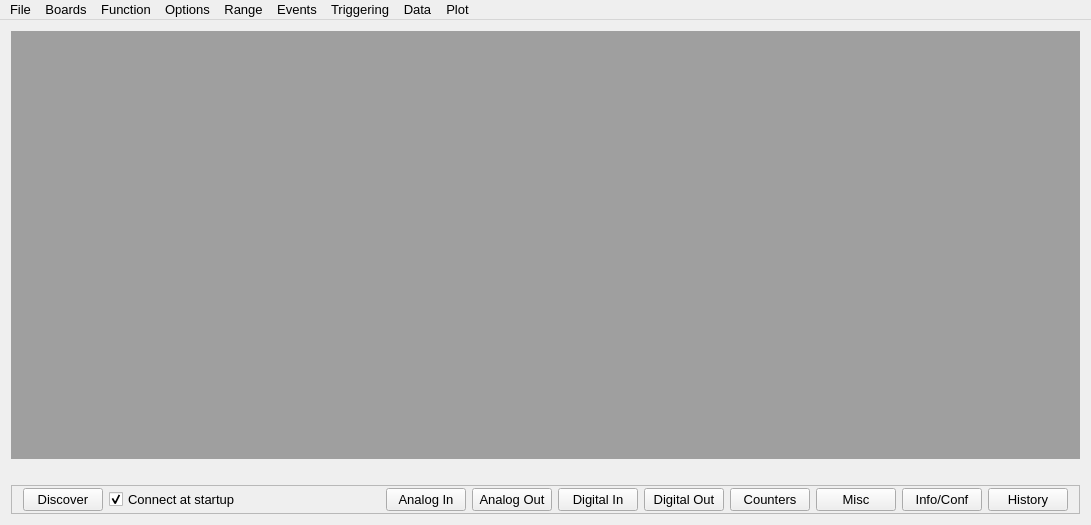
<?xml version="1.0" encoding="UTF-8"?>
<ui version="4.0">
 <class>MainWindow</class>
 <widget class="QMainWindow" name="MainWindow">
  <property name="geometry">
   <rect>
    <x>0</x>
    <y>0</y>
    <width>1091</width>
    <height>525</height>
   </rect>
  </property>
  <property name="font">
   <font>
    <pointsize>10</pointsize>
   </font>
  </property>
  <property name="windowTitle">
   <string>Universal Test for Linux</string>
  </property>
  <widget class="QWidget" name="centralWidget">
   <layout class="QVBoxLayout" name="verticalLayout">
    <item>
     <widget class="QMdiArea" name="mdiArea"/>
    </item>
    <item>
     <widget class="QLabel" name="lblAppStatus">
      <property name="font">
       <font>
        <pointsize>9</pointsize>
       </font>
      </property>
      <property name="text">
       <string/>
      </property>
      <property name="wordWrap">
       <bool>true</bool>
      </property>
     </widget>
    </item>
    <item alignment="Qt::AlignBottom">
     <widget class="QFrame" name="frame">
      <property name="frameShape">
       <enum>QFrame::StyledPanel</enum>
      </property>
      <property name="frameShadow">
       <enum>QFrame::Raised</enum>
      </property>
      <layout class="QHBoxLayout" name="horizontalLayout">
       <property name="topMargin">
        <number>2</number>
       </property>
       <property name="bottomMargin">
        <number>2</number>
       </property>
       <item>
        <widget class="QPushButton" name="cmdDiscover">
         <property name="text">
          <string>Discover</string>
         </property>
        </widget>
       </item>
       <item>
        <widget class="QCheckBox" name="chkAutoDetect">
         <property name="text">
          <string>Connect at startup</string>
         </property>
         <property name="checked">
          <bool>true</bool>
         </property>
        </widget>
       </item>
       <item>
        <spacer name="horizontalSpacer">
         <property name="orientation">
          <enum>Qt::Horizontal</enum>
         </property>
         <property name="sizeHint" stdset="0">
          <size>
           <width>40</width>
           <height>20</height>
          </size>
         </property>
        </spacer>
       </item>
       <item>
        <widget class="QPushButton" name="cmdAIn">
         <property name="text">
          <string>Analog In</string>
         </property>
        </widget>
       </item>
       <item>
        <widget class="QPushButton" name="cmdAOut">
         <property name="text">
          <string>Analog Out</string>
         </property>
        </widget>
       </item>
       <item>
        <widget class="QPushButton" name="cmdDIn">
         <property name="text">
          <string>Digital In</string>
         </property>
        </widget>
       </item>
       <item>
        <widget class="QPushButton" name="cmdDOut">
         <property name="text">
          <string>Digital Out</string>
         </property>
        </widget>
       </item>
       <item>
        <widget class="QPushButton" name="cmdCtr">
         <property name="text">
          <string>Counters</string>
         </property>
        </widget>
       </item>
       <item>
        <widget class="QPushButton" name="cmdMisc">
         <property name="text">
          <string>Misc</string>
         </property>
        </widget>
       </item>
       <item>
        <widget class="QPushButton" name="cmdConfig">
         <property name="text">
          <string>Info/Conf</string>
         </property>
        </widget>
       </item>
       <item>
        <widget class="QPushButton" name="cmdHistory">
         <property name="text">
          <string>History</string>
         </property>
        </widget>
       </item>
      </layout>
     </widget>
    </item>
   </layout>
  </widget>
  <widget class="QMenuBar" name="menuBar">
   <property name="geometry">
    <rect>
     <x>0</x>
     <y>0</y>
     <width>1091</width>
     <height>19</height>
    </rect>
   </property>
   <property name="nativeMenuBar">
    <bool>false</bool>
   </property>
   <widget class="QMenu" name="menuFile">
    <property name="title">
     <string>File</string>
    </property>
    <addaction name="separator"/>
    <addaction name="actionTmrLoop"/>
   </widget>
   <widget class="QMenu" name="menuRange">
    <property name="title">
     <string>Range</string>
    </property>
    <addaction name="actionBIP20VOLTS"/>
    <addaction name="actionBIP10VOLTS"/>
    <addaction name="actionBIP5VOLTS"/>
    <addaction name="actionBIP4VOLTS"/>
    <addaction name="actionBIP2PT5VOLTS"/>
    <addaction name="actionBIP2VOLTS"/>
    <addaction name="actionBIP1PT25VOLTS"/>
    <addaction name="actionBIP1VOLTS"/>
    <addaction name="actionBIPPT078VOLTS"/>
    <addaction name="separator"/>
    <addaction name="actionUNI10VOLTS"/>
    <addaction name="actionUNI5VOLTS"/>
    <addaction name="separator"/>
    <addaction name="actionMA0TO20"/>
    <addaction name="separator"/>
    <addaction name="actionCelsius"/>
    <addaction name="actionFahrenheit"/>
    <addaction name="actionKelvin"/>
    <addaction name="actionVolts"/>
    <addaction name="actionNo_Scale"/>
    <addaction name="separator"/>
    <addaction name="actionLoad_Queue"/>
   </widget>
   <widget class="QMenu" name="menuBoards">
    <property name="title">
     <string>Boards</string>
    </property>
   </widget>
   <widget class="QMenu" name="menuOptions">
    <property name="title">
     <string>Options</string>
    </property>
    <addaction name="actionSO_DEFAULTIO"/>
    <addaction name="actionSO_SINGLEIO"/>
    <addaction name="actionSO_BLOCKIO"/>
    <addaction name="actionSO_BURSTIO"/>
    <addaction name="actionSO_CONTINUOUS"/>
    <addaction name="actionSO_EXTCLOCK"/>
    <addaction name="actionSO_EXTTRIGGER"/>
    <addaction name="actionSO_RETRIGGER"/>
    <addaction name="actionSO_BURSTMODE"/>
    <addaction name="actionSO_PACEROUT"/>
    <addaction name="separator"/>
    <addaction name="actionFF_DEFAULT"/>
    <addaction name="actionFF_NOSCALEDATA"/>
    <addaction name="actionFF_NOCALIBRATEDATA"/>
    <addaction name="actionFF_CTR64_BIT"/>
    <addaction name="actionFF_NOCLEAR"/>
    <addaction name="separator"/>
    <addaction name="actionAI_DIFFERENTIAL"/>
    <addaction name="actionAI_SINGLE_ENDED"/>
    <addaction name="actionAI_PSEUDO_DIFFERENTIAL"/>
   </widget>
   <widget class="QMenu" name="menuFunction">
    <property name="title">
     <string>Function</string>
    </property>
   </widget>
   <widget class="QMenu" name="menuPlot">
    <property name="title">
     <string>Plot</string>
    </property>
    <addaction name="actionVolts_vs_Time"/>
   </widget>
   <widget class="QMenu" name="menuTriggering">
    <property name="title">
     <string>Triggering</string>
    </property>
    <addaction name="actionTRIG_NONE"/>
    <addaction name="actionTRIG_POS_EDGE"/>
    <addaction name="actionTRIG_NEG_EDGE"/>
    <addaction name="actionTRIG_HIGH"/>
    <addaction name="actionTRIG_LOW"/>
    <addaction name="actionGATE_HIGH"/>
    <addaction name="actionGATE_LOW"/>
    <addaction name="actionTRIG_RISING"/>
    <addaction name="actionTRIG_FALLING"/>
    <addaction name="separator"/>
    <addaction name="actionTRIG_ABOVE"/>
    <addaction name="actionTRIG_BELOW"/>
    <addaction name="actionGATE_ABOVE"/>
    <addaction name="actionGATE_BELOW"/>
    <addaction name="actionGATE_IN_WINDOW"/>
    <addaction name="actionGATE_OUT_WINDOW"/>
    <addaction name="separator"/>
    <addaction name="actionTRIG_PATTERN_EQ"/>
    <addaction name="actionTRIG_PATTERN_NE"/>
    <addaction name="actionTRIG_PATTERN_ABOVE"/>
    <addaction name="actionTRIG_PATTERN_BELOW"/>
    <addaction name="separator"/>
    <addaction name="actionSet_Trigger"/>
   </widget>
   <widget class="QMenu" name="menuData_Generator">
    <property name="title">
     <string>Data</string>
    </property>
    <addaction name="actionConfigure_Data"/>
   </widget>
   <widget class="QMenu" name="menuEvents">
    <property name="title">
     <string>Events</string>
    </property>
    <addaction name="actionEventSetup"/>
   </widget>
   <addaction name="menuFile"/>
   <addaction name="menuBoards"/>
   <addaction name="menuFunction"/>
   <addaction name="menuOptions"/>
   <addaction name="menuRange"/>
   <addaction name="menuEvents"/>
   <addaction name="menuTriggering"/>
   <addaction name="menuData_Generator"/>
   <addaction name="menuPlot"/>
  </widget>
  <action name="actionTmrLoop">
   <property name="checkable">
    <bool>false</bool>
   </property>
   <property name="text">
    <string>Timer Loop</string>
   </property>
  </action>
  <action name="actionBIP10VOLTS">
   <property name="checkable">
    <bool>true</bool>
   </property>
   <property name="checked">
    <bool>true</bool>
   </property>
   <property name="text">
    <string>BIP10VOLTS</string>
   </property>
   <property name="shortcut">
    <string>F1</string>
   </property>
  </action>
  <action name="actionBIP5VOLTS">
   <property name="checkable">
    <bool>true</bool>
   </property>
   <property name="text">
    <string>BIP5VOLTS</string>
   </property>
   <property name="shortcut">
    <string>F2</string>
   </property>
  </action>
  <action name="actionSO_DEFAULTIO">
   <property name="checkable">
    <bool>true</bool>
   </property>
   <property name="checked">
    <bool>true</bool>
   </property>
   <property name="text">
    <string>SO_DEFAULTIO</string>
   </property>
   <property name="shortcut">
    <string>Ctrl+R</string>
   </property>
  </action>
  <action name="actionSO_SINGLEIO">
   <property name="checkable">
    <bool>true</bool>
   </property>
   <property name="text">
    <string>SO_SINGLEIO</string>
   </property>
   <property name="shortcut">
    <string>Ctrl+S</string>
   </property>
  </action>
  <action name="actionSO_BLOCKIO">
   <property name="checkable">
    <bool>true</bool>
   </property>
   <property name="text">
    <string>SO_BLOCKIO</string>
   </property>
   <property name="shortcut">
    <string>Ctrl+L</string>
   </property>
  </action>
  <action name="actionSO_BURSTIO">
   <property name="checkable">
    <bool>true</bool>
   </property>
   <property name="text">
    <string>SO_BURSTIO</string>
   </property>
   <property name="shortcut">
    <string>Ctrl+I</string>
   </property>
  </action>
  <action name="actionSO_CONTINUOUS">
   <property name="checkable">
    <bool>true</bool>
   </property>
   <property name="text">
    <string>SO_CONTINUOUS</string>
   </property>
   <property name="shortcut">
    <string>Ctrl+T</string>
   </property>
  </action>
  <action name="actionSO_EXTCLOCK">
   <property name="checkable">
    <bool>true</bool>
   </property>
   <property name="text">
    <string>SO_EXTCLOCK</string>
   </property>
   <property name="shortcut">
    <string>Ctrl+Shift+C</string>
   </property>
  </action>
  <action name="actionSO_EXTTRIGGER">
   <property name="checkable">
    <bool>true</bool>
   </property>
   <property name="text">
    <string>SO_EXTTRIGGER</string>
   </property>
   <property name="shortcut">
    <string>Ctrl+G</string>
   </property>
  </action>
  <action name="actionSO_RETRIGGER">
   <property name="checkable">
    <bool>true</bool>
   </property>
   <property name="text">
    <string>SO_RETRIGGER</string>
   </property>
   <property name="shortcut">
    <string>Ctrl+Y</string>
   </property>
  </action>
  <action name="actionSO_BURSTMODE">
   <property name="checkable">
    <bool>true</bool>
   </property>
   <property name="text">
    <string>SO_BURSTMODE</string>
   </property>
   <property name="shortcut">
    <string>Ctrl+U</string>
   </property>
  </action>
  <action name="actionSO_NOCLEAR">
   <property name="checkable">
    <bool>true</bool>
   </property>
   <property name="text">
    <string>SO_NOCLEAR</string>
   </property>
   <property name="shortcut">
    <string>Ctrl+J</string>
   </property>
  </action>
  <action name="actionFF_DEFAULT">
   <property name="checkable">
    <bool>true</bool>
   </property>
   <property name="checked">
    <bool>true</bool>
   </property>
   <property name="text">
    <string>FF_DEFAULT</string>
   </property>
  </action>
  <action name="actionFF_NOSCALEDATA">
   <property name="checkable">
    <bool>true</bool>
   </property>
   <property name="text">
    <string>FF_NOSCALEDATA</string>
   </property>
  </action>
  <action name="actionFF_NOCALIBRATEDATA">
   <property name="checkable">
    <bool>true</bool>
   </property>
   <property name="text">
    <string>FF_NOCALIBRATEDATA</string>
   </property>
   <property name="shortcut">
    <string>Ctrl+N</string>
   </property>
  </action>
  <action name="actionAI_DIFFERENTIAL">
   <property name="checkable">
    <bool>true</bool>
   </property>
   <property name="checked">
    <bool>true</bool>
   </property>
   <property name="text">
    <string>AI_DIFFERENTIAL</string>
   </property>
   <property name="shortcut">
    <string>Ctrl+D</string>
   </property>
  </action>
  <action name="actionAI_SINGLE_ENDED">
   <property name="checkable">
    <bool>true</bool>
   </property>
   <property name="text">
    <string>AI_SINGLE_ENDED</string>
   </property>
   <property name="shortcut">
    <string>Ctrl+E</string>
   </property>
  </action>
  <action name="actionAI_PSEUDO_DIFFERENTIAL">
   <property name="checkable">
    <bool>true</bool>
   </property>
   <property name="text">
    <string>AI_PSEUDO_DIFFERENTIAL</string>
   </property>
  </action>
  <action name="actionBIP20VOLTS">
   <property name="checkable">
    <bool>true</bool>
   </property>
   <property name="text">
    <string>BIP20VOLTS</string>
   </property>
  </action>
  <action name="actionBIP4VOLTS">
   <property name="checkable">
    <bool>true</bool>
   </property>
   <property name="text">
    <string>BIP4VOLTS</string>
   </property>
  </action>
  <action name="actionBIP2PT5VOLTS">
   <property name="checkable">
    <bool>true</bool>
   </property>
   <property name="text">
    <string>BIP2PT5VOLTS</string>
   </property>
  </action>
  <action name="actionBIP2VOLTS">
   <property name="checkable">
    <bool>true</bool>
   </property>
   <property name="text">
    <string>BIP2VOLTS</string>
   </property>
  </action>
  <action name="actionBIP1PT25VOLTS">
   <property name="checkable">
    <bool>true</bool>
   </property>
   <property name="text">
    <string>BIP1PT25VOLTS</string>
   </property>
  </action>
  <action name="actionBIP1VOLTS">
   <property name="checkable">
    <bool>true</bool>
   </property>
   <property name="text">
    <string>BIP1VOLTS</string>
   </property>
  </action>
  <action name="actionUNI10VOLTS">
   <property name="checkable">
    <bool>true</bool>
   </property>
   <property name="text">
    <string>UNI10VOLTS</string>
   </property>
  </action>
  <action name="actionUNI5VOLTS">
   <property name="checkable">
    <bool>true</bool>
   </property>
   <property name="text">
    <string>UNI5VOLTS</string>
   </property>
  </action>
  <action name="actionRefresh_Devices">
   <property name="text">
    <string>Refresh Devices</string>
   </property>
   <property name="shortcut">
    <string>F5</string>
   </property>
  </action>
  <action name="actionVolts_vs_Time">
   <property name="checkable">
    <bool>true</bool>
   </property>
   <property name="text">
    <string>Volts vs Time</string>
   </property>
  </action>
  <action name="actionTRIG_NONE">
   <property name="checkable">
    <bool>true</bool>
   </property>
   <property name="checked">
    <bool>true</bool>
   </property>
   <property name="text">
    <string>TRIG_NONE</string>
   </property>
  </action>
  <action name="actionTRIG_POS_EDGE">
   <property name="checkable">
    <bool>true</bool>
   </property>
   <property name="text">
    <string>TRIG_POS_EDGE</string>
   </property>
  </action>
  <action name="actionTRIG_NEG_EDGE">
   <property name="checkable">
    <bool>true</bool>
   </property>
   <property name="text">
    <string>TRIG_NEG_EDGE</string>
   </property>
  </action>
  <action name="actionTRIG_HIGH">
   <property name="checkable">
    <bool>true</bool>
   </property>
   <property name="text">
    <string>TRIG_HIGH</string>
   </property>
  </action>
  <action name="actionTRIG_LOW">
   <property name="checkable">
    <bool>true</bool>
   </property>
   <property name="text">
    <string>TRIG_LOW</string>
   </property>
  </action>
  <action name="actionGATE_HIGH">
   <property name="checkable">
    <bool>true</bool>
   </property>
   <property name="text">
    <string>GATE_HIGH</string>
   </property>
  </action>
  <action name="actionGATE_LOW">
   <property name="checkable">
    <bool>true</bool>
   </property>
   <property name="text">
    <string>GATE_LOW</string>
   </property>
  </action>
  <action name="actionTRIG_RISING">
   <property name="checkable">
    <bool>true</bool>
   </property>
   <property name="text">
    <string>TRIG_RISING</string>
   </property>
  </action>
  <action name="actionTRIG_FALLING">
   <property name="checkable">
    <bool>true</bool>
   </property>
   <property name="text">
    <string>TRIG_FALLING</string>
   </property>
  </action>
  <action name="actionTRIG_ABOVE">
   <property name="checkable">
    <bool>true</bool>
   </property>
   <property name="text">
    <string>TRIG_ABOVE</string>
   </property>
  </action>
  <action name="actionTRIG_BELOW">
   <property name="checkable">
    <bool>true</bool>
   </property>
   <property name="text">
    <string>TRIG_BELOW</string>
   </property>
  </action>
  <action name="actionGATE_ABOVE">
   <property name="checkable">
    <bool>true</bool>
   </property>
   <property name="text">
    <string>GATE_ABOVE</string>
   </property>
  </action>
  <action name="actionGATE_BELOW">
   <property name="checkable">
    <bool>true</bool>
   </property>
   <property name="text">
    <string>GATE_BELOW</string>
   </property>
  </action>
  <action name="actionGATE_IN_WINDOW">
   <property name="checkable">
    <bool>true</bool>
   </property>
   <property name="text">
    <string>GATE_IN_WINDOW</string>
   </property>
  </action>
  <action name="actionGATE_OUT_WINDOW">
   <property name="checkable">
    <bool>true</bool>
   </property>
   <property name="text">
    <string>GATE_OUT_WINDOW</string>
   </property>
  </action>
  <action name="actionTRIG_PATTERN_EQ">
   <property name="checkable">
    <bool>true</bool>
   </property>
   <property name="text">
    <string>TRIG_PATTERN_EQ</string>
   </property>
  </action>
  <action name="actionTRIG_PATTERN_NE">
   <property name="checkable">
    <bool>true</bool>
   </property>
   <property name="text">
    <string>TRIG_PATTERN_NE</string>
   </property>
  </action>
  <action name="actionTRIG_PATTERN_ABOVE">
   <property name="checkable">
    <bool>true</bool>
   </property>
   <property name="text">
    <string>TRIG_PATTERN_ABOVE</string>
   </property>
  </action>
  <action name="actionTRIG_PATTERN_BELOW">
   <property name="checkable">
    <bool>true</bool>
   </property>
   <property name="text">
    <string>TRIG_PATTERN_BELOW</string>
   </property>
  </action>
  <action name="actionConfigure_Data">
   <property name="text">
    <string>Configure Data</string>
   </property>
  </action>
  <action name="actionLoad_Queue">
   <property name="text">
    <string>Load Queue</string>
   </property>
  </action>
  <action name="actionFF_CTR64_BIT">
   <property name="checkable">
    <bool>true</bool>
   </property>
   <property name="text">
    <string>FF_CTR64_BIT</string>
   </property>
   <property name="visible">
    <bool>false</bool>
   </property>
  </action>
  <action name="actionFF_NOCLEAR">
   <property name="checkable">
    <bool>true</bool>
   </property>
   <property name="text">
    <string>FF_NOCLEAR</string>
   </property>
   <property name="visible">
    <bool>false</bool>
   </property>
  </action>
  <action name="actionEventSetup">
   <property name="text">
    <string>Configure Events</string>
   </property>
  </action>
  <action name="actionSO_PACEROUT">
   <property name="checkable">
    <bool>true</bool>
   </property>
   <property name="text">
    <string>SO_PACEROUT</string>
   </property>
  </action>
  <action name="actionSet_Trigger">
   <property name="text">
    <string>Set Trigger...</string>
   </property>
  </action>
  <action name="actionFF_NOCLEAR_2">
   <property name="text">
    <string>FF_NOCLEAR</string>
   </property>
  </action>
  <action name="actionCelsius">
   <property name="checkable">
    <bool>true</bool>
   </property>
   <property name="checked">
    <bool>true</bool>
   </property>
   <property name="text">
    <string>Celsius</string>
   </property>
  </action>
  <action name="actionFahrenheit">
   <property name="checkable">
    <bool>true</bool>
   </property>
   <property name="text">
    <string>Fahrenheit</string>
   </property>
  </action>
  <action name="actionKelvin">
   <property name="checkable">
    <bool>true</bool>
   </property>
   <property name="text">
    <string>Kelvin</string>
   </property>
  </action>
  <action name="actionVolts">
   <property name="checkable">
    <bool>true</bool>
   </property>
   <property name="text">
    <string>Volts</string>
   </property>
  </action>
  <action name="actionNo_Scale">
   <property name="checkable">
    <bool>true</bool>
   </property>
   <property name="text">
    <string>No Scale</string>
   </property>
  </action>
  <action name="actionBIPPT078VOLTS">
   <property name="checkable">
    <bool>true</bool>
   </property>
   <property name="text">
    <string>BIPPT078VOLTS</string>
   </property>
  </action>
  <action name="actionMA0TO20">
   <property name="checkable">
    <bool>true</bool>
   </property>
   <property name="text">
    <string>MA0TO20</string>
   </property>
  </action>
 </widget>
 <layoutdefault spacing="6" margin="11"/>
 <resources/>
 <connections/>
</ui>
